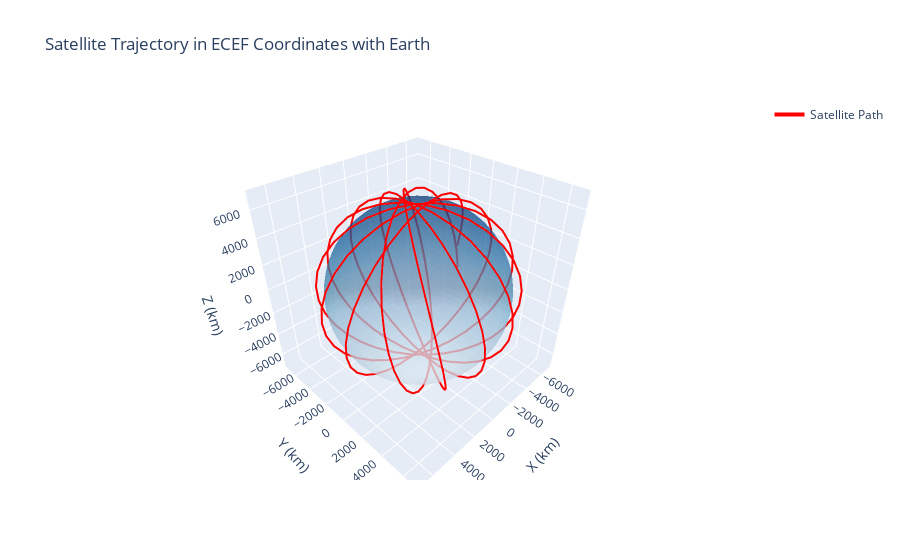

Source (notebook cell):
### Code cell
# Function to create a sphere representing the Earth
def create_earth(radius=6371.0, resolution=50):
    # Sphere generation
    phi = np.linspace(0, 2 * np.pi, resolution)
    theta = np.linspace(0, np.pi, resolution)
    x = radius * np.outer(np.cos(phi), np.sin(theta))
    y = radius * np.outer(np.sin(phi), np.sin(theta))
    z = radius * np.outer(np.ones_like(phi), np.cos(theta))
    return x.flatten(), y.flatten(), z.flatten()

# Generate Earth data
earth_x, earth_y, earth_z = create_earth()

# Satellite trajectory data
ecef_x = df["ECEF X (km)"].values
ecef_y = df["ECEF Y (km)"].values
ecef_z = df["ECEF Z (km)"].values

# Create a 3D plot
fig = go.Figure()

# Add Earth to the plot
fig.add_trace(go.Surface(
    x=earth_x.reshape(50, 50),
    y=earth_y.reshape(50, 50),
    z=earth_z.reshape(50, 50),
    colorscale="Blues",
    opacity=0.5,
    name="Earth",
    showscale=False
))

# Add satellite trajectory
fig.add_trace(go.Scatter3d(
    x=ecef_x,
    y=ecef_y,
    z=ecef_z,
    mode='lines',
    line=dict(color='red', width=4),
    name='Satellite Path'
))

# Update layout for better visualization
fig.update_layout(
    scene=dict(
        xaxis_title="X (km)",
        yaxis_title="Y (km)",
        zaxis_title="Z (km)",
        aspectmode="data"  # Equal aspect ratio
    ),
    title="Satellite Trajectory in ECEF Coordinates with Earth",
    showlegend=True
)

# Show the plot
fig.show()

### Figure 1 — Plotly figure (JSON) as saved in the notebook; plotly's stock layout.template omitted (floating-point values rounded to 4 significant figures; data arrays with more than 128 entries replaced by an {"elided": "..."} marker saying what was removed)
{"data": [{"colorscale": [[0, "rgb(247,251,255)"], [0.125, "rgb(222,235,247)"], [0.25, "rgb(198,219,239)"], [0.375, "rgb(158,202,225)"], [0.5, "rgb(107,174,214)"], [0.625, "rgb(66,146,198)"], [0.75, "rgb(33,113,181)"], [0.875, "rgb(8,81,156)"], [1, "rgb(8,48,107)"]], "name": "Earth", "opacity": 0.5, "showscale": false, "type": "surface", "x": {"elided": "50x50 float values"}, "y": {"elided": "50x50 float values"}, "z": {"elided": "50x50 float values"}}, {"line": {"color": "red", "width": 4}, "mode": "lines", "name": "Satellite Path", "type": "scatter3d", "x": {"elided": "241 float values"}, "y": {"elided": "241 float values"}, "z": {"elided": "241 float values"}}], "layout": {"scene": {"aspectmode": "data", "xaxis": {"title": {"text": "X (km)"}}, "yaxis": {"title": {"text": "Y (km)"}}, "zaxis": {"title": {"text": "Z (km)"}}}, "showlegend": true, "title": {"text": "Satellite Trajectory in ECEF Coordinates with Earth"}}}
